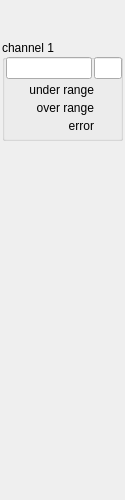
<?xml version="1.0" encoding="UTF-8"?>
<ui version="4.0">
 <class>Form</class>
 <widget class="QWidget" name="Form">
  <property name="geometry">
   <rect>
    <x>0</x>
    <y>0</y>
    <width>125</width>
    <height>500</height>
   </rect>
  </property>
  <property name="windowTitle">
   <string>Form</string>
  </property>
  <widget class="caInclude" name="cainclude">
   <property name="geometry">
    <rect>
     <x>0</x>
     <y>0</y>
     <width>128</width>
     <height>500</height>
    </rect>
   </property>
   <property name="toolTip">
    <string>&lt;html&gt;&lt;head/&gt;&lt;body&gt;&lt;p&gt;OPERATIONAL status of the slave&lt;/p&gt;&lt;/body&gt;&lt;/html&gt;</string>
   </property>
   <property name="macro">
    <string>IOC=$(IOC),MasterID=$(MasterID),SlaveID=$(SlaveID),HWType=$(HWType)</string>
   </property>
   <property name="filename" stdset="0">
    <string notr="true">ecmcE_slave_frame.ui</string>
   </property>
  </widget>
  <widget class="caFrame" name="ch1">
   <property name="geometry">
    <rect>
     <x>2</x>
     <y>40</y>
     <width>121</width>
     <height>206</height>
    </rect>
   </property>
   <property name="macro">
    <string notr="true">IOC=$(IOC),MasterID=$(MasterID),SlaveID=$(SlaveID),CH=1</string>
   </property>
   <property name="backgroundMode">
    <enum>caFrame::Outline</enum>
   </property>
   <widget class="QGroupBox" name="groupBox_3">
    <property name="geometry">
     <rect>
      <x>0</x>
      <y>0</y>
      <width>121</width>
      <height>101</height>
     </rect>
    </property>
    <property name="autoFillBackground">
     <bool>false</bool>
    </property>
    <property name="title">
     <string>channel 1</string>
    </property>
    <property name="flat">
     <bool>true</bool>
    </property>
    <widget class="caFrame" name="caframe_4">
     <property name="geometry">
      <rect>
       <x>2</x>
       <y>15</y>
       <width>120</width>
       <height>80</height>
      </rect>
     </property>
     <property name="macro">
      <string notr="true">CH=1,IOC=$(IOC),MasterID=$(MasterID),SlaveID=$(SlaveID),HWType=$(HWType)</string>
     </property>
     <layout class="QGridLayout" name="gridLayout_9">
      <property name="leftMargin">
       <number>2</number>
      </property>
      <property name="topMargin">
       <number>2</number>
      </property>
      <property name="rightMargin">
       <number>2</number>
      </property>
      <property name="bottomMargin">
       <number>2</number>
      </property>
      <property name="spacing">
       <number>2</number>
      </property>
      <item row="0" column="0">
       <layout class="QHBoxLayout" name="horizontalLayout_3" stretch="3,1">
        <item>
         <widget class="caLineEdit" name="calineedit_5">
          <property name="alignment">
           <set>Qt::AlignRight|Qt::AlignTrailing|Qt::AlignVCenter</set>
          </property>
          <property name="channel" stdset="0">
           <string notr="true">$(IOC):m$(MasterID)s$(SlaveID)-AI0$(CH)</string>
          </property>
          <property name="background">
           <color alpha="0">
            <red>160</red>
            <green>160</green>
            <blue>164</blue>
           </color>
          </property>
          <property name="colorMode">
           <enum>caLineEdit::Static</enum>
          </property>
          <property name="precisionMode">
           <enum>caLineEdit::Channel</enum>
          </property>
         </widget>
        </item>
        <item>
         <widget class="caLineEdit" name="calineedit_6">
          <property name="channel" stdset="0">
           <string notr="true">$(IOC):m$(MasterID)s$(SlaveID)-AI0$(CH).EGU</string>
          </property>
          <property name="background">
           <color alpha="0">
            <red>160</red>
            <green>160</green>
            <blue>164</blue>
           </color>
          </property>
          <property name="colorMode">
           <enum>caLineEdit::Static</enum>
          </property>
          <property name="precisionMode">
           <enum>caLineEdit::User</enum>
          </property>
         </widget>
        </item>
       </layout>
      </item>
      <item row="1" column="0">
       <layout class="QGridLayout" name="gridLayout_3" columnstretch="10,3">
        <property name="spacing">
         <number>2</number>
        </property>
        <item row="1" column="0">
         <widget class="caLabel" name="calabel_10">
          <property name="toolTip">
           <string/>
          </property>
          <property name="text">
           <string>over range</string>
          </property>
          <property name="textFormat">
           <enum>Qt::PlainText</enum>
          </property>
          <property name="alignment">
           <set>Qt::AlignBottom|Qt::AlignRight|Qt::AlignTrailing</set>
          </property>
         </widget>
        </item>
        <item row="0" column="1">
         <widget class="caLed" name="caled_9">
          <property name="toolTip">
           <string>&lt;html&gt;&lt;head/&gt;&lt;body&gt;&lt;p&gt;E-Bus Power Status&lt;/p&gt;&lt;/body&gt;&lt;/html&gt;</string>
          </property>
          <property name="rectangular">
           <bool>true</bool>
          </property>
          <property name="gradientEnabled">
           <bool>false</bool>
          </property>
          <property name="ledWidth">
           <number>16</number>
          </property>
          <property name="ledHeight">
           <number>16</number>
          </property>
          <property name="channel" stdset="0">
           <string notr="true">$(IOC):m$(MasterID)s$(SlaveID)-AI0$(CH)-UndrLimAlrm</string>
          </property>
          <property name="colorMode">
           <enum>caLed::Static</enum>
          </property>
          <property name="falseColor">
           <color>
            <red>170</red>
            <green>0</green>
            <blue>0</blue>
           </color>
          </property>
          <property name="trueColor">
           <color>
            <red>0</red>
            <green>85</green>
            <blue>0</blue>
           </color>
          </property>
          <property name="trueValue">
           <string notr="true">0</string>
          </property>
          <property name="falseValue">
           <string notr="true">1</string>
          </property>
         </widget>
        </item>
        <item row="2" column="1">
         <widget class="caLed" name="caled_10">
          <property name="toolTip">
           <string/>
          </property>
          <property name="rectangular">
           <bool>true</bool>
          </property>
          <property name="gradientEnabled">
           <bool>false</bool>
          </property>
          <property name="ledWidth">
           <number>16</number>
          </property>
          <property name="ledHeight">
           <number>16</number>
          </property>
          <property name="channel" stdset="0">
           <string notr="true">$(IOC):m$(MasterID)s$(SlaveID)-AI0$(CH)-ErrAlrm</string>
          </property>
          <property name="colorMode">
           <enum>caLed::Static</enum>
          </property>
          <property name="falseColor">
           <color>
            <red>170</red>
            <green>0</green>
            <blue>0</blue>
           </color>
          </property>
          <property name="trueColor">
           <color>
            <red>0</red>
            <green>85</green>
            <blue>0</blue>
           </color>
          </property>
          <property name="trueValue">
           <string notr="true">0</string>
          </property>
          <property name="falseValue">
           <string notr="true">1</string>
          </property>
         </widget>
        </item>
        <item row="2" column="0">
         <widget class="caLabel" name="calabel_11">
          <property name="toolTip">
           <string/>
          </property>
          <property name="text">
           <string>error</string>
          </property>
          <property name="textFormat">
           <enum>Qt::PlainText</enum>
          </property>
          <property name="alignment">
           <set>Qt::AlignBottom|Qt::AlignRight|Qt::AlignTrailing</set>
          </property>
         </widget>
        </item>
        <item row="0" column="0">
         <widget class="caLabel" name="calabel_12">
          <property name="toolTip">
           <string/>
          </property>
          <property name="text">
           <string>under range</string>
          </property>
          <property name="textFormat">
           <enum>Qt::PlainText</enum>
          </property>
          <property name="alignment">
           <set>Qt::AlignBottom|Qt::AlignRight|Qt::AlignTrailing</set>
          </property>
         </widget>
        </item>
        <item row="1" column="1">
         <widget class="caLed" name="caled_11">
          <property name="toolTip">
           <string/>
          </property>
          <property name="rectangular">
           <bool>true</bool>
          </property>
          <property name="gradientEnabled">
           <bool>false</bool>
          </property>
          <property name="ledWidth">
           <number>16</number>
          </property>
          <property name="ledHeight">
           <number>16</number>
          </property>
          <property name="channel" stdset="0">
           <string notr="true">$(IOC):m$(MasterID)s$(SlaveID)-AI0$(CH)-OvrLimAlrm</string>
          </property>
          <property name="colorMode">
           <enum>caLed::Static</enum>
          </property>
          <property name="falseColor">
           <color>
            <red>170</red>
            <green>0</green>
            <blue>0</blue>
           </color>
          </property>
          <property name="trueColor">
           <color>
            <red>0</red>
            <green>85</green>
            <blue>0</blue>
           </color>
          </property>
          <property name="trueValue">
           <string notr="true">0</string>
          </property>
          <property name="falseValue">
           <string notr="true">1</string>
          </property>
         </widget>
        </item>
       </layout>
      </item>
     </layout>
    </widget>
   </widget>
  </widget>
  <widget class="caFrame" name="ch2">
   <property name="geometry">
    <rect>
     <x>2</x>
     <y>212</y>
     <width>121</width>
     <height>206</height>
    </rect>
   </property>
   <property name="macro">
    <string notr="true">IOC=$(IOC),MasterID=$(MasterID),SlaveID=$(SlaveID)</string>
   </property>
   <property name="backgroundMode">
    <enum>caFrame::Outline</enum>
   </property>
  </widget>
 </widget>
 <customwidgets>
  <customwidget>
   <class>caFrame</class>
   <extends>QFrame</extends>
   <header>caFrame</header>
   <container>1</container>
  </customwidget>
  <customwidget>
   <class>caLabel</class>
   <extends>QLabel</extends>
   <header>caLabel</header>
  </customwidget>
  <customwidget>
   <class>caInclude</class>
   <extends>QWidget</extends>
   <header>caInclude</header>
  </customwidget>
  <customwidget>
   <class>caLed</class>
   <extends>QWidget</extends>
   <header>caLed</header>
  </customwidget>
  <customwidget>
   <class>caLineEdit</class>
   <extends>QLineEdit</extends>
   <header>caLineEdit</header>
  </customwidget>
 </customwidgets>
 <resources/>
 <connections/>
</ui>
